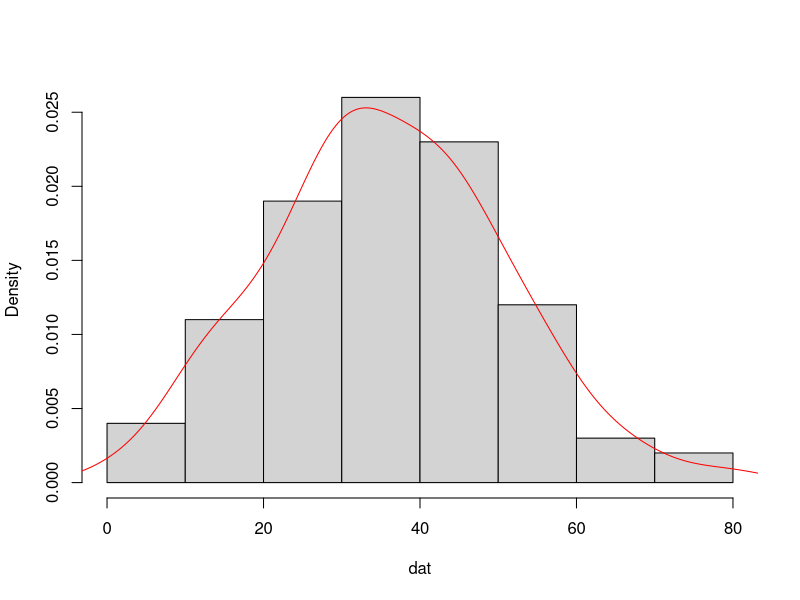
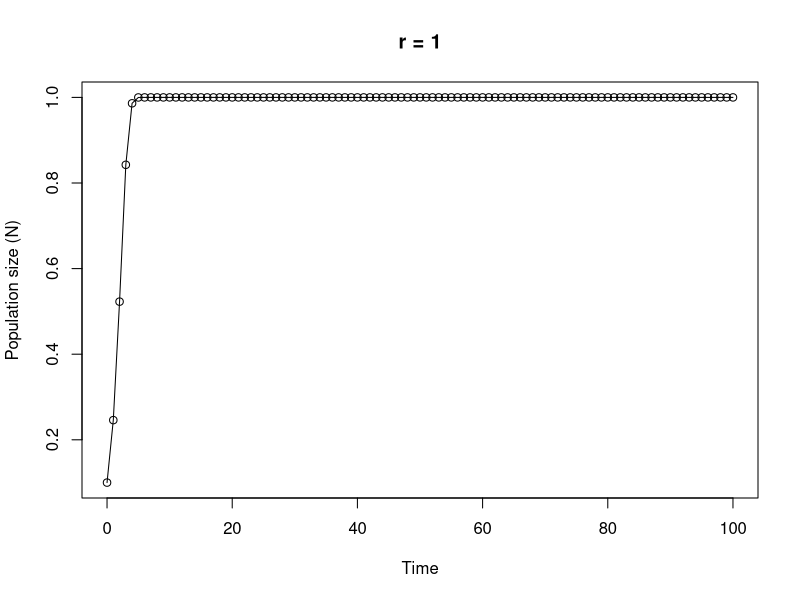

These figures' R source, in order:
## ----Q1, results = 'asis'-----------------------------------------------------------------------

# area of a circle
# the equation to calculate the area of a circle is pi * radius^2

circle.area <- function(d){ 
	pi * (d/2)^2
}

# to use your new function

circle.area(10)
# [1] 78.53982

# to test on a vector of diameters
# first create a vector with diameters ranging from 0 to 50 in steps of 10

cir.diam <- seq(from = 0, to = 50, by = 10)

# test your function

circle.area(cir.diam)
# [1]    0.00000   78.53982  314.15927  706.85835 1256.63706 1963.49541


## ----Q2, tidy = TRUE----------------------------------------------------------------------------

far.cent <- function(a){
	val <- (a-32)*5/9
	print(paste("Fahrenheit: ", round(a, digits = 3), "oF",sep = " "), quote = FALSE)# round 3dp
	print(paste("Centigrade: ", round(val, digits = 3), "oC", sep = " "), quote = FALSE)# round 3dp
}

# alternative Fahrenheit to centigrade using cat function

far.cent2 <- function(a){
	val <- (a - 32) * 5/9	#calculation
	cat("Fahrenheit: ", round(a, digits = 3), "oF", "\n")   # use cat function
	cat("Centigrade: ", round(val, digits = 3), "oC", "\n")   
}


## ----Q3-----------------------------------------------------------------------------------------

# Create a vector of normally distributed data
# length 100, mean 35 and standard deviation of 29

vals <- rnorm(100, 35, 15)	# create some norm dist data mean 35, sd = 15

summary.fun <- function(dat){
	mymean <- round(mean(dat), digits = 4)      	# calc mean
	mymedian <- round(median(dat), digits = 4)    # calc median
	mymin <- round(min(dat), digits = 4)          # calc min
	mymax <- round(max(dat), digits = 4)          # calc max
	print(paste("mean:", mymean, sep = " "), quote = FALSE)     # print mean
	print(paste("median:", mymedian, sep = " "), quote = FALSE)     # print median
	print(paste("range:", "from:", mymin, "to", mymax, sep = " "), quote = FALSE) 
	dens <- density(dat)                          # estimate density curve
	hist(dat, main = "",type = "l",freq = FALSE)  # plot histogram
	lines(dens, lty = 1, col = "red")             # plot density curve
}

# use the function
summary.fun(vals)


## ----Q4-----------------------------------------------------------------------------------------

# calculate a median

ourmedian <- function(x){
	n <- length(x)
	if (n %% 2 == 1)      # odd numbers
	  sort(x)[(n + 1)/2]  # find the middle number by adding 1 to length and div 2
	else {                # even numbers
	  middletwo <- sort(x)[(n/2) + 0:1]   #find the two middle numbers
	  mean(middletwo)
	  }
}

# use the function
mydat <- sample(1:50, size = 10, replace = TRUE )

# our function
ourmedian(mydat)

# R median function
median(mydat)


## ----Q5, tidy = TRUE----------------------------------------------------------------------------

# function to simulate Ricker model

Ricker.model <- function(nzero, r, time, K=1){     # sets initial parameters
  N <- numeric(time + 1)    # creates a real vector of length time+1 to store values of Nt+1
  N[1] <- nzero             # sets initial population size in first element of N
  for (i in 1:time) {				# loops over time
      N[i+1] <- N[i]*exp(r*(1 - N[i]/K))    
  }
  Time <- 0:time   					 # creates vector for x axis
  plot(Time, N, type = "o", xlim = c(0, time), xlab = "Time", ylab = "Population size (N)", main = paste("r =", r, sep=" "))   # plots     output
}

# To run
# play around with the different parameters, especially r
Ricker.model(nzero=0.1,r=1,time=100)
